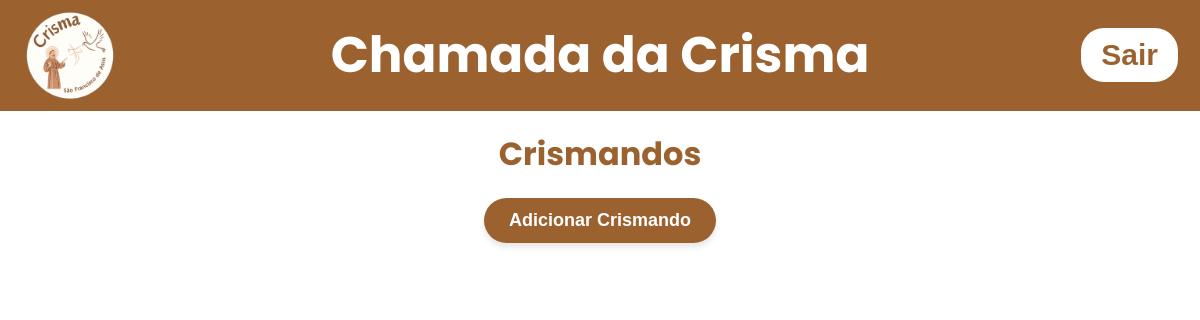
Before: /listcrismandos (signed in) with the older database file.
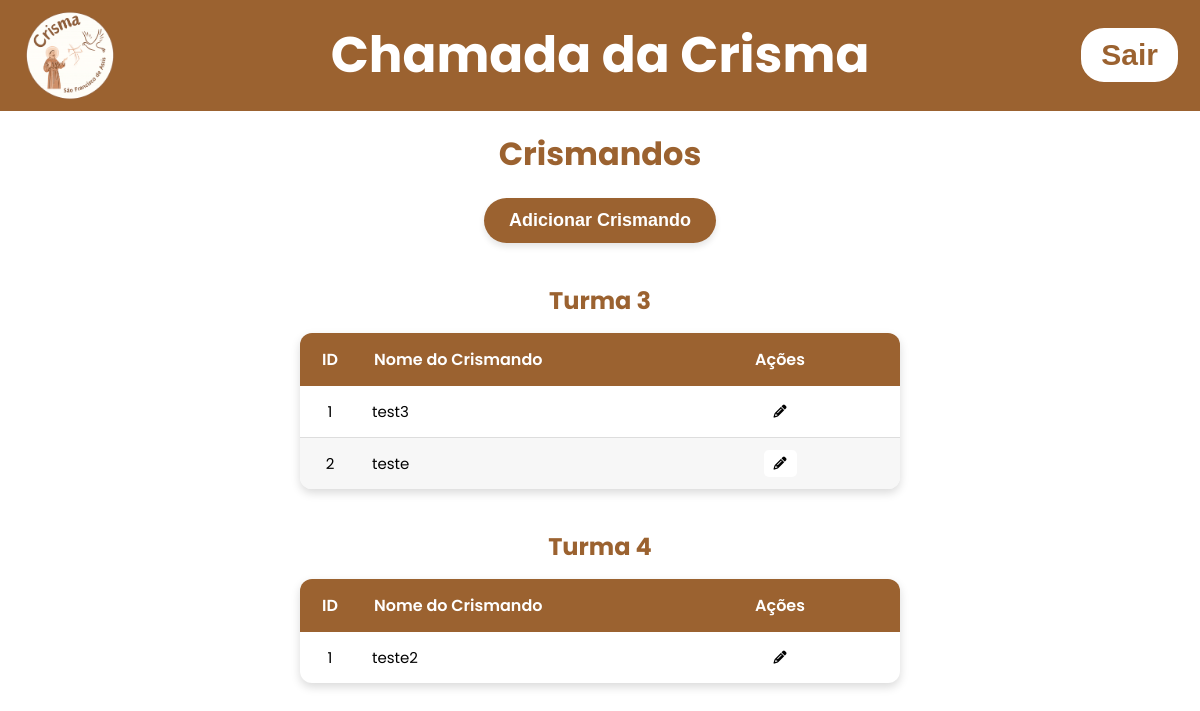
After: the same page with the newer database file.
### tables this page shows
CREATE TABLE turmas (
    id INTEGER PRIMARY KEY AUTOINCREMENT,
    turma_name TEXT NOT NULL UNIQUE                            
);

CREATE TABLE crismandos (
    id INTEGER PRIMARY KEY AUTOINCREMENT,
    name TEXT UNIQUE NOT NULL,
    turma_id INTEGER NOT NULL,    
    created_at TEXT DEFAULT CURRENT_TIMESTAMP,
    FOREIGN KEY (turma_id) REFERENCES turmas(id)    
);

### app.py (the view)
@app.get("/listcrismandos")
def list_crismandos():
    msg = request.args.get('msg')
    if not 'admin' in session:
        return render_template('index.html')
    else:
        with get_conn() as conn:
            cur = conn.cursor()
            cur.execute("SELECT id, turma_name FROM turmas ORDER BY turma_name")
            turmas = cur.fetchall()
            cur.execute("SELECT id, name, turma_id FROM crismandos ORDER BY name")
            crismandos = cur.fetchall()
            return render_template('crismandos.html', turmas = turmas, msgcrismandos =msg, crismandos = crismandos)

### app.py (called while the page is built)
def get_conn():
    conn = sqlite3.connect("data/dataBase.db")
    conn.row_factory = sqlite3.Row
    return conn

### templates/crismandos.html (shortened to what this page needs)
<!DOCTYPE html>
<html lang="pt-br">
  <head>
    <link
      rel="stylesheet"
      href="{{url_for('static', filename='css/styleconfigadmin.css')}}"
    />
    <link
      rel="stylesheet"
      href="{{url_for('static', filename='css/stylecrismandos.css')}}"
    />
    <link rel="stylesheet" href="https://cdnjs.cloudflare.com/ajax/libs/font-awesome/6.5.0/css/all.min.css">
  </head>
  <body>
    <header>
      <div class="header-left">
        <img
          src="{{url_for('static', filename='images/logocrismamaior.png')}}"
          alt="Logo da crisma"
          class="logo"
        />
        <h1 class="title-center" onclick="window.location.href='/homepage'">
          Chamada da Crisma
        </h1>
      </div>
      <form action="{{url_for('logout_user')}}" method="post">
        <button class="button-logout">Sair</button>
      </form>
    </header>
<main>
<div id="container-principal">
    <h1>Crismandos</h1>
    <button onclick="OpenModalEditCrismandos()">Adicionar Crismando</button>
    {% for turma in turmas%}
        <h2 class="turma-titulo">{{ turma.turma_name }}</h2>
        <table class="tabela-crismandos">
            <thead>
                <tr>
                    <th>ID</th>
                    <th>Nome do Crismando</th>
                    <th>Ações</th>
                </tr>
            </thead>
            <tbody>
            {% set counter = [0] %}
                {%for crismando in crismandos | sort(attribute='name')%}
                    {% if crismando.turma_id == turma.id %}
                        <tr>
                            <td>{{counter[0]}}</td>
                            <td>{{crismando.name}}</td>
                            <td>
                                <button onclick="OpenEditCrismandos({{crismando.id}})"><i class="fas fa-pencil-alt"></i></button>
                            </td>
                        </tr>
                    {%endif%}
                {%endfor%}
            </tbody>
        </table>
    {% endfor %}
    </main>
  </body>
</html>

### static/css/styleconfigadmin.css (style rules this page uses)
body { margin: 50px 0px; background-color: #ffffff; font-family: 'Poppins', sans-serif; padding-top: 80px; }
* { margin: 0; padding: 0; box-sizing: border-box; }
:root { --marrom-logo: #9B6230; }
header { background-color: var(--marrom-logo); color: white; padding: 10px 20px; display: flex; align-items: center; justify-content: space-between; position: fixed; top: 0; left: 0; right: 0; z-index: 1000; }
.header-left { display: flex; align-items: center; }
.header-left img { width: 100px; height: auto; margin-bottom: 0; }
.title-center { position: absolute; left: 50%; transform: translateX(-50%); font-size: 50px; font-weight: bold; background: none; border: none; color: white; cursor: pointer; }
.button-logout { background-color: white; color: var(--marrom-logo); border-radius: 25px; padding: 10px 20px; border-style: solid; border-color: #9B6230; font-size: 30px; font-weight: 600; }

### static/css/stylecrismandos.css (style rules this page uses)
:root { --marrom-logo: #9B6230; }
#container-principal h1 { text-align: center; font-size: 32px; color: var(--marrom-logo); margin-bottom: 20px; }
#container-principal > button { display: block; margin: 0 auto 30px auto; background-color: var(--marrom-logo); color: white; border: none; border-radius: 25px; padding: 12px 25px; font-size: 18px; font-weight: 600; cursor: pointer; transition: background-color 0.3s, transform 0.3s; box-shadow: 0 4px 6px rgba(0, 0, 0, 0.1); }
.turma-titulo { text-align: center; font-size: 24px; color: var(--marrom-logo); margin: 40px auto 15px auto; width: 60%; max-width: 600px; }
.tabela-crismandos { width: 60%; margin: 0 auto 40px auto; border-collapse: collapse; background: white; border-radius: 12px; overflow: hidden; box-shadow: 0 4px 10px rgba(0,0,0,0.15); max-width: 600px; }
.tabela-crismandos thead { background: var(--marrom-logo); color: white; }
.tabela-crismandos thead th { padding: 14px; font-size: 16px; font-weight: 600; white-space: nowrap; text-align: center; }
.tabela-crismandos tbody td { padding: 12px; font-size: 15px; border-bottom: 1px solid #ddd; text-align: center; }
.tabela-crismandos tbody tr:last-child td { border-bottom: none; }
.tabela-crismandos tbody tr:nth-child(even) { background: #f7f7f7; }
.tabela-crismandos button { border: none; padding: 6px 10px; border-radius: 5px; font-size: 13px; font-weight: 600; cursor: pointer; background-color: white; transition: background-color 0.3s; color: white; margin: 0 2px; }
.tabela-crismandos i { color: black; }
.tabela-crismandos th:nth-child(1), .tabela-crismandos td:nth-child(1) { width: 10%; }
.tabela-crismandos th:nth-child(2), .tabela-crismandos td:nth-child(2) { width: 50%; text-align: left; }
.tabela-crismandos th:nth-child(3), .tabela-crismandos td:nth-child(3) { width: 40%; }

Changed rows visible on the page:
added turmas: turma_name "Turma 3"
added crismandos: counter "1", name "test3", shown under "Turma 3"
added crismandos: counter "2", name "teste", shown under "Turma 3"
added turmas: turma_name "Turma 4"
added crismandos: counter "1", name "teste2", shown under "Turma 4"
